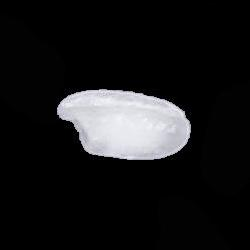
#> input picture labs/ML/lab5/images/Images/Arborio.jpg, 250 x 250 px, found by its file name
$ python test.py
#> lines starting #> are read from the running program, lines starting #| are printed output that depends on the picture; after the words box and inside, x2 and y2 are one past the last pixel; in counts of white or black regions, pixels touching at a corner belong together; long printed decimals are rounded
from PIL import Image, ImageOps
import numpy as np
import matplotlib.pyplot as plt
from skimage.measure import label, regionprops
from skimage import morphology


image_paths = ['Arborio.jpg', 'Basmati.jpg', 'Ipsala.jpg', 'jasmine.jpg', 'Karacadag.jpg']


def extract_rice_features(image_path):

#> called with image_path = 'Arborio.jpg'
    image = Image.open(image_path)
#> image is the input picture: PIL image 250x250 RGB; mean R, G, B 25.1, 25.1, 26


    image_gray = image.convert('L')


    image_inverted = ImageOps.invert(image_gray)
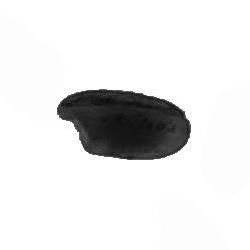
#> image_inverted: PIL image 250x250 L; min 5, max 255, mean 229.8


    image_array = np.array(image_inverted)


    binary_image = image_array > 128
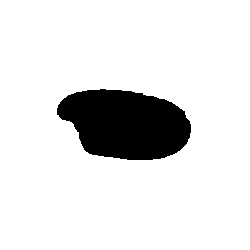
#> binary_image: shape (250, 250) bool; 88.5% white; 1 black region, box (x1, y1, x2, y2) and area: (57, 89, 191, 160) 7191

    labeled_image = label(binary_image)


    rice_features = []


    for region in regionprops(labeled_image):

        major_axis = region.major_axis_length
        minor_axis = region.minor_axis_length


        perimeter = region.perimeter


        rice_features.append({
            'major_axis': major_axis,
            'minor_axis': minor_axis,
            'perimeter': perimeter
        })
#> this loop made 1 pass
#> (major_axis, minor_axis, perimeter) on pass 1: (305.8, 303.1, 1354.4)
#> after the loop, rice_features = 1 item

    return rice_features


all_rice_features = {}

for image_path in image_paths:
    print(f"Processing {image_path}...")
    features = extract_rice_features(image_path)
#> features = 1 item
    all_rice_features[image_path] = features


    for idx, feature in enumerate(features):
        print(f"Image: {image_path}, Rice {idx+1} - Major Axis: {feature['major_axis']}, Minor Axis: {feature['minor_axis']}, Perimeter: {feature['perimeter']}")
#> this loop made 1 pass
#| Image: Arborio.jpg, Rice 1 - Major Axis: 305.829, Minor Axis: 303.082, Perimeter: 1354.350
#> pass 2 of the loop `for image_path in image_paths:`:
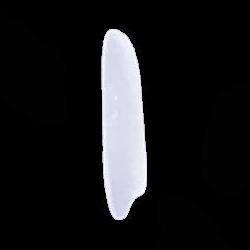
#> input picture labs/ML/lab5/images/Images/Basmati.jpg, 250 x 250 px, found by its file name
#> in extract_rice_features, image is the input picture: PIL image 250x250 RGB; mean R, G, B 25.6, 25.7, 27.5
#> in extract_rice_features (call 2), `image_inverted = ImageOps.invert(image_gray)`:
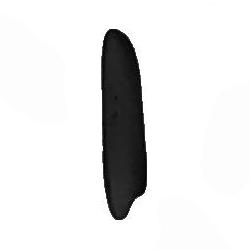
#> image_inverted: PIL image 250x250 L; min 0, max 255, mean 229.1
#> in extract_rice_features (call 2), `binary_image = image_array > 128`:
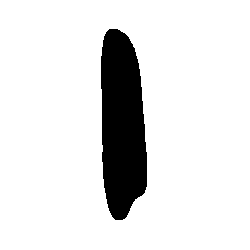
#> binary_image: shape (250, 250) bool; 88.7% white; 1 black region, box (x1, y1, x2, y2) and area: (101, 29, 147, 220) 7055
#> the loop in extract_rice_features (call 2), `for region in regionprops(labeled_image): ` made 1 pass
#> (major_axis, minor_axis, perimeter) on pass 1: (306, 298.2, 1432.7)
#> the loop `for idx, feature in enumerate(features):` made 1 pass
#| Image: Basmati.jpg, Rice 1 - Major Axis: 306.019, Minor Axis: 298.177, Perimeter: 1432.652
#> pass 3 of the loop `for image_path in image_paths:`:
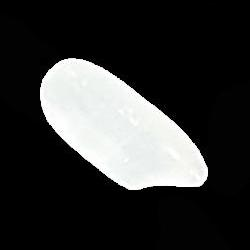
#> input picture labs/ML/lab5/images/Images/Ipsala.jpg, 250 x 250 px, found by its file name
#> in extract_rice_features, image is the input picture: PIL image 250x250 RGB; mean R, G, B 51.7, 52.2, 51.8
#> in extract_rice_features (call 3), `image_inverted = ImageOps.invert(image_gray)`:
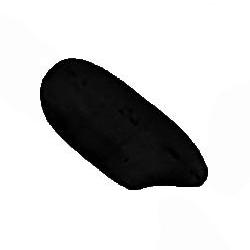
#> image_inverted: PIL image 250x250 L; min 0, max 255, mean 203
#> in extract_rice_features (call 3), `binary_image = image_array > 128`:
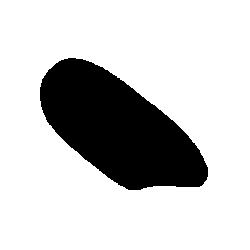
#> binary_image: shape (250, 250) bool; 78.9% white; 1 black region, box (x1, y1, x2, y2) and area: (40, 58, 208, 190) 13179
#> the loop in extract_rice_features (call 3), `for region in regionprops(labeled_image): ` made 1 pass
#> (major_axis, minor_axis, perimeter) on pass 1: (321.3, 309.3, 1484.8)
#> the loop made 5 passes; the first 3 are shown
